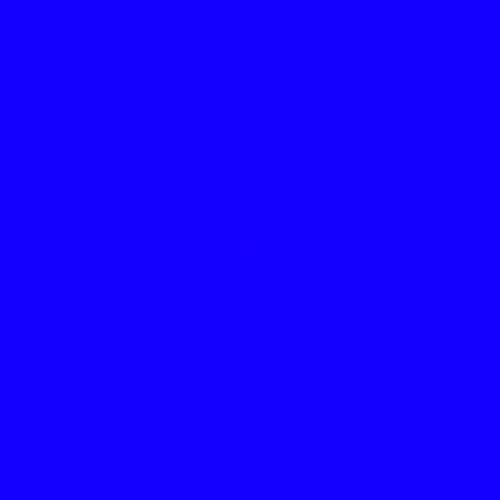
Frame 1 (no input)
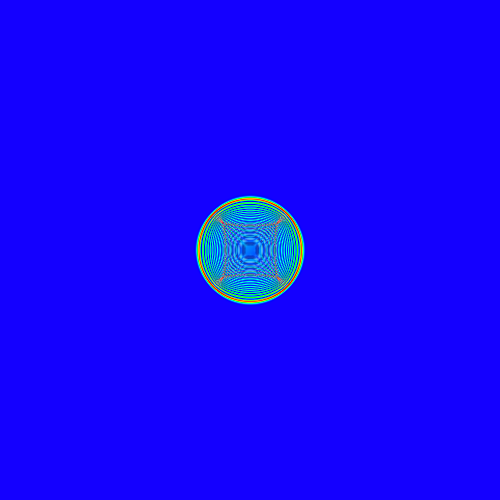
Frame 60 (the mouse pressed at the canvas centre just before this capture)
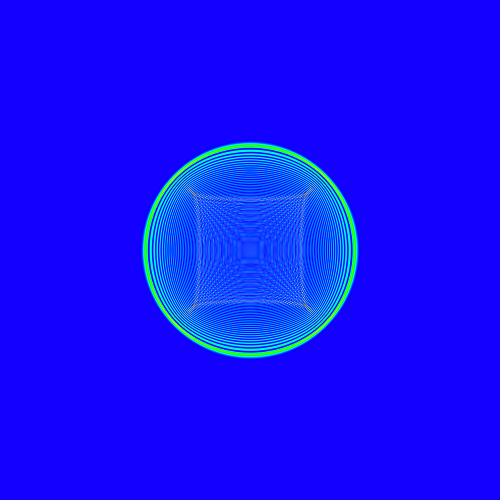
Frame 120 (the mouse held since frame 60 and released just before this capture)

The Processing sketch that drew these frames (run headless with seeded random() and noise(); from frame 60 on, the mouse is pressed at the canvas centre):

// Processing sketch: sketch
// ── sketch.pde
float s2 = 0.2;
float[][] u0;
float[][] u1;
float[][] u2;
PImage img;
int step = 1000;

void setup() {
  size(500, 500);
  init();
  //noSmooth();
  frameRate(30);
}

void draw() {
  for (int i=0; i<step; i++)
    for (int j=0; j<step; j++)
      img.pixels[i*step+j] = color(255-u2[i][j], 100, 100);
  img.updatePixels();
  image(img, 0, 0, width, height);
  for (int i=0; i<4; i++) // speed up
    updateTime();
}

void init()
{ 
  u0 = new float[step][step];
  u1 = new float[step][step];
  u2 = new float[step][step];
  u2[step/2][step/2] = 10000;
  img = createImage(step, step, RGB);
  colorMode(HSB, 255*100/68, 100, 100);
}

void updateTime()
{
  for (int i=0; i<step; i++) {
    for (int j=0; j<step; j++) {
      u0[i][j] = u1[i][j];
      u1[i][j] = u2[i][j];      
    }
  }

  for (int i=0; i<step; i++) {
    u2[0][i] = 0;
    u2[step-1][i] = 0;
    u2[i][0] = 0;
    u2[i][step-1] = 0;
  }

  for (int i=1; i<step-1; i++) {
    for (int j=1; j<step-1; j++) {
          u2[i][j] = 2*u1[i][j] - u0[i][j] +
      s2*(u1[i-1][j]-2*u1[i][j]+u1[i+1][j] +
          u1[i][j-1]-2*u1[i][j]+u1[i][j+1]);
    }
  }
}
